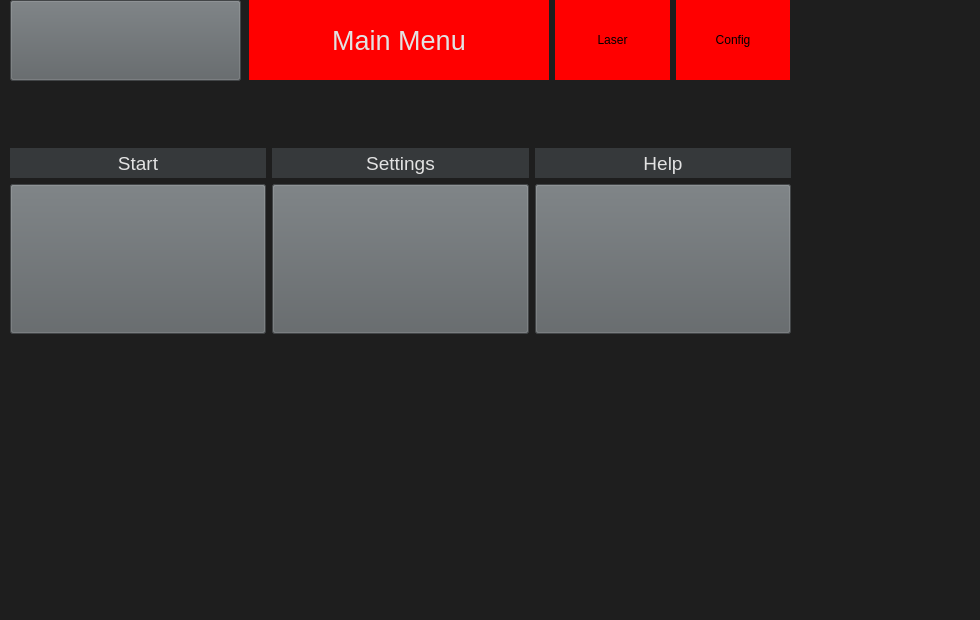
<?xml version="1.0" encoding="UTF-8"?>
<ui version="4.0">
 <class>Form</class>
 <widget class="QWidget" name="Form">
  <property name="geometry">
   <rect>
    <x>0</x>
    <y>0</y>
    <width>980</width>
    <height>620</height>
   </rect>
  </property>
  <property name="minimumSize">
   <size>
    <width>800</width>
    <height>480</height>
   </size>
  </property>
  <property name="windowTitle">
   <string>Form</string>
  </property>
  <property name="styleSheet">
   <string notr="true">background-color: rgb(30, 30, 30);</string>
  </property>
  <widget class="QWidget" name="widget" native="true">
   <property name="geometry">
    <rect>
     <x>0</x>
     <y>0</y>
     <width>800</width>
     <height>480</height>
    </rect>
   </property>
   <property name="minimumSize">
    <size>
     <width>800</width>
     <height>480</height>
    </size>
   </property>
   <widget class="QWidget" name="gridLayoutWidget_2">
    <property name="geometry">
     <rect>
      <x>10</x>
      <y>0</y>
      <width>781</width>
      <height>481</height>
     </rect>
    </property>
    <layout class="QGridLayout" name="gridLayout_2">
     <item row="5" column="0">
      <spacer name="verticalSpacer_3">
       <property name="orientation">
        <enum>Qt::Vertical</enum>
       </property>
       <property name="sizeHint" stdset="0">
        <size>
         <width>20</width>
         <height>40</height>
        </size>
       </property>
      </spacer>
     </item>
     <item row="2" column="2">
      <widget class="QPushButton" name="helpBtn">
       <property name="sizePolicy">
        <sizepolicy hsizetype="Preferred" vsizetype="Preferred">
         <horstretch>0</horstretch>
         <verstretch>0</verstretch>
        </sizepolicy>
       </property>
       <property name="minimumSize">
        <size>
         <width>150</width>
         <height>150</height>
        </size>
       </property>
       <property name="maximumSize">
        <size>
         <width>16777215</width>
         <height>16777215</height>
        </size>
       </property>
       <property name="font">
        <font>
         <pointsize>10</pointsize>
         <weight>75</weight>
         <bold>true</bold>
        </font>
       </property>
       <property name="cursor">
        <cursorShape>ArrowCursor</cursorShape>
       </property>
       <property name="toolTip">
        <string>&lt;html&gt;&lt;head/&gt;&lt;body&gt;&lt;p&gt;&lt;img src=&quot;:/newPrefix/helpIcon.png&quot;/&gt;&lt;/p&gt;&lt;/body&gt;&lt;/html&gt;</string>
       </property>
       <property name="styleSheet">
        <string notr="true">background-color: rgb(92, 97, 100);
color: rgb(175, 177, 179);
</string>
       </property>
       <property name="text">
        <string/>
       </property>
       <property name="icon">
        <iconset>
         <normaloff>../Icons/helpIcon.png</normaloff>../Icons/helpIcon.png</iconset>
       </property>
       <property name="iconSize">
        <size>
         <width>64</width>
         <height>64</height>
        </size>
       </property>
       <property name="flat">
        <bool>false</bool>
       </property>
      </widget>
     </item>
     <item row="2" column="0">
      <widget class="QPushButton" name="startBtn">
       <property name="sizePolicy">
        <sizepolicy hsizetype="Preferred" vsizetype="Preferred">
         <horstretch>0</horstretch>
         <verstretch>0</verstretch>
        </sizepolicy>
       </property>
       <property name="minimumSize">
        <size>
         <width>150</width>
         <height>150</height>
        </size>
       </property>
       <property name="maximumSize">
        <size>
         <width>16777215</width>
         <height>16777215</height>
        </size>
       </property>
       <property name="font">
        <font>
         <pointsize>10</pointsize>
         <weight>75</weight>
         <bold>true</bold>
        </font>
       </property>
       <property name="styleSheet">
        <string notr="true">background-color: rgb(92, 97, 100);
color: rgb(175, 177, 179);
</string>
       </property>
       <property name="text">
        <string/>
       </property>
       <property name="icon">
        <iconset>
         <normaloff>../Icons/laserBegin.png</normaloff>../Icons/laserBegin.png</iconset>
       </property>
       <property name="iconSize">
        <size>
         <width>64</width>
         <height>64</height>
        </size>
       </property>
      </widget>
     </item>
     <item row="1" column="1">
      <widget class="QLabel" name="label_6">
       <property name="font">
        <font>
         <pointsize>14</pointsize>
         <weight>50</weight>
         <bold>false</bold>
        </font>
       </property>
       <property name="styleSheet">
        <string notr="true">background-color: rgb(54, 57, 59);
color: rgb(226, 226, 226);</string>
       </property>
       <property name="text">
        <string>Settings</string>
       </property>
       <property name="alignment">
        <set>Qt::AlignCenter</set>
       </property>
      </widget>
     </item>
     <item row="1" column="0">
      <widget class="QLabel" name="label_3">
       <property name="minimumSize">
        <size>
         <width>0</width>
         <height>30</height>
        </size>
       </property>
       <property name="font">
        <font>
         <pointsize>14</pointsize>
         <weight>50</weight>
         <bold>false</bold>
        </font>
       </property>
       <property name="styleSheet">
        <string notr="true">background-color: rgb(54, 57, 59);
color: rgb(226, 226, 226);</string>
       </property>
       <property name="text">
        <string>Start</string>
       </property>
       <property name="alignment">
        <set>Qt::AlignCenter</set>
       </property>
      </widget>
     </item>
     <item row="0" column="0">
      <spacer name="verticalSpacer_4">
       <property name="orientation">
        <enum>Qt::Vertical</enum>
       </property>
       <property name="sizeHint" stdset="0">
        <size>
         <width>20</width>
         <height>40</height>
        </size>
       </property>
      </spacer>
     </item>
     <item row="1" column="2">
      <widget class="QLabel" name="label_8">
       <property name="font">
        <font>
         <pointsize>14</pointsize>
         <weight>50</weight>
         <bold>false</bold>
        </font>
       </property>
       <property name="styleSheet">
        <string notr="true">background-color: rgb(54, 57, 59);
color: rgb(226, 226, 226);</string>
       </property>
       <property name="text">
        <string>Help</string>
       </property>
       <property name="alignment">
        <set>Qt::AlignCenter</set>
       </property>
      </widget>
     </item>
     <item row="2" column="1">
      <widget class="QPushButton" name="settingsBtn">
       <property name="sizePolicy">
        <sizepolicy hsizetype="Preferred" vsizetype="Preferred">
         <horstretch>0</horstretch>
         <verstretch>0</verstretch>
        </sizepolicy>
       </property>
       <property name="minimumSize">
        <size>
         <width>150</width>
         <height>150</height>
        </size>
       </property>
       <property name="maximumSize">
        <size>
         <width>16777215</width>
         <height>16777215</height>
        </size>
       </property>
       <property name="font">
        <font>
         <pointsize>10</pointsize>
         <weight>75</weight>
         <bold>true</bold>
        </font>
       </property>
       <property name="styleSheet">
        <string notr="true">background-color: rgb(92, 97, 100);
color: rgb(175, 177, 179);
</string>
       </property>
       <property name="text">
        <string/>
       </property>
       <property name="icon">
        <iconset>
         <normaloff>../Icons/settingsIcon.png</normaloff>../Icons/settingsIcon.png</iconset>
       </property>
       <property name="iconSize">
        <size>
         <width>64</width>
         <height>64</height>
        </size>
       </property>
       <property name="flat">
        <bool>false</bool>
       </property>
      </widget>
     </item>
    </layout>
   </widget>
   <widget class="QWidget" name="horizontalLayoutWidget_3">
    <property name="geometry">
     <rect>
      <x>249</x>
      <y>0</y>
      <width>541</width>
      <height>80</height>
     </rect>
    </property>
    <layout class="QHBoxLayout" name="horizontalLayout_5">
     <item>
      <widget class="QLabel" name="pageTitle">
       <property name="minimumSize">
        <size>
         <width>300</width>
         <height>0</height>
        </size>
       </property>
       <property name="font">
        <font>
         <pointsize>20</pointsize>
         <weight>50</weight>
         <bold>false</bold>
        </font>
       </property>
       <property name="styleSheet">
        <string notr="true">background-color: red;
color: rgb(226, 226, 226);</string>
       </property>
       <property name="text">
        <string>Main Menu</string>
       </property>
       <property name="alignment">
        <set>Qt::AlignCenter</set>
       </property>
      </widget>
     </item>
     <item>
      <widget class="QLabel" name="laserLight">
       <property name="minimumSize">
        <size>
         <width>0</width>
         <height>0</height>
        </size>
       </property>
       <property name="maximumSize">
        <size>
         <width>16777215</width>
         <height>16777215</height>
        </size>
       </property>
       <property name="styleSheet">
        <string notr="true">background-color: red;
color: rgb(0, 0, 0);</string>
       </property>
       <property name="text">
        <string>Laser</string>
       </property>
       <property name="alignment">
        <set>Qt::AlignCenter</set>
       </property>
      </widget>
     </item>
     <item>
      <widget class="QLabel" name="configLight">
       <property name="minimumSize">
        <size>
         <width>0</width>
         <height>0</height>
        </size>
       </property>
       <property name="maximumSize">
        <size>
         <width>16777215</width>
         <height>16777215</height>
        </size>
       </property>
       <property name="styleSheet">
        <string notr="true">background-color: red;
color: rgb(0, 0, 0);</string>
       </property>
       <property name="text">
        <string>Config</string>
       </property>
       <property name="alignment">
        <set>Qt::AlignCenter</set>
       </property>
      </widget>
     </item>
    </layout>
   </widget>
   <widget class="QPushButton" name="closeBtn">
    <property name="geometry">
     <rect>
      <x>10</x>
      <y>0</y>
      <width>231</width>
      <height>81</height>
     </rect>
    </property>
    <property name="minimumSize">
     <size>
      <width>0</width>
      <height>0</height>
     </size>
    </property>
    <property name="maximumSize">
     <size>
      <width>16777215</width>
      <height>16777215</height>
     </size>
    </property>
    <property name="font">
     <font>
      <pointsize>10</pointsize>
      <weight>75</weight>
      <bold>true</bold>
     </font>
    </property>
    <property name="styleSheet">
     <string notr="true">background-color: rgb(92, 97, 100);
color: rgb(175, 177, 179);
</string>
    </property>
    <property name="text">
     <string/>
    </property>
    <property name="icon">
     <iconset>
      <normaloff>../Icons/close.png</normaloff>../Icons/close.png</iconset>
    </property>
    <property name="iconSize">
     <size>
      <width>32</width>
      <height>32</height>
     </size>
    </property>
   </widget>
  </widget>
 </widget>
 <resources/>
 <connections/>
</ui>
